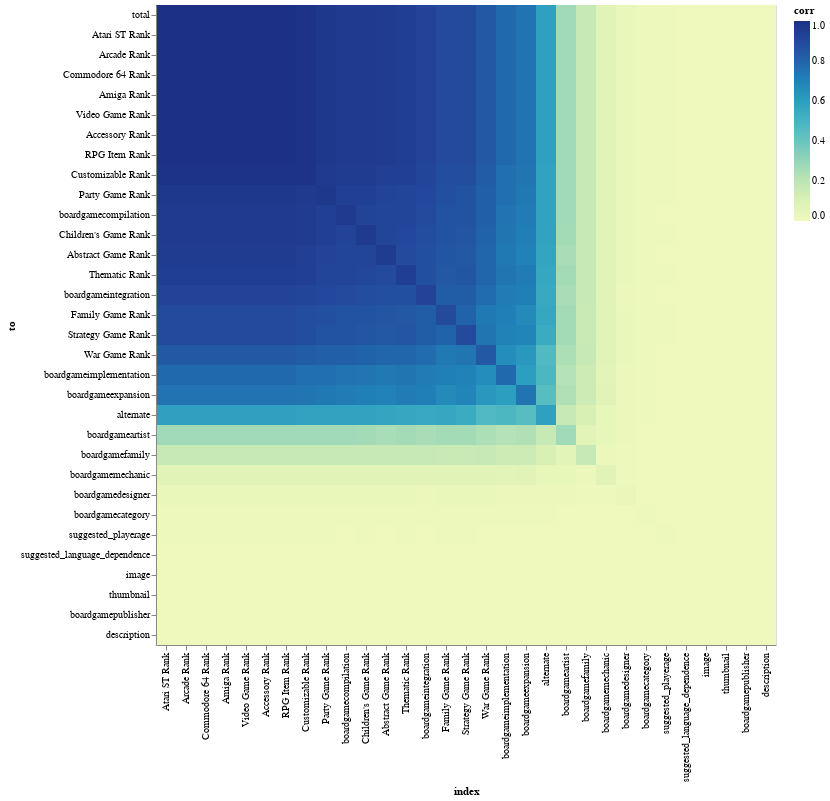

Notebook source saved alongside this figure:
### Code cell
# check how nan values are correlated
from aocutils.datascience import nan_inspect
import altair as alt
df = nan_inspect(df).reset_index()
df = df.melt('index', var_name='to', value_name='corr')
plt.figure(figsize=(15, 15))
alt.Chart(df).mark_rect().encode(
    x=alt.X('index:O',sort=alt.EncodingSortField(field="corr", op="sum", order='descending')),
    y=alt.Y('to:O',sort=alt.EncodingSortField(field="corr", op="sum", order='descending')),
    color='corr:Q'
)

### Figure 1 — Vega-Lite specification as saved in the notebook (floating-point values rounded to 4 significant figures; data arrays with more than 128 entries replaced by an {"elided": "..."} marker saying what was removed)
{"config": {"view": {"continuousWidth": 400, "continuousHeight": 300}}, "data": {"name": "data-f495b2239c0961166b3e8aa305a0597c"}, "mark": "rect", "encoding": {"color": {"type": "quantitative", "field": "corr"}, "x": {"type": "ordinal", "field": "index", "sort": {"field": "corr", "op": "sum", "order": "descending"}}, "y": {"type": "ordinal", "field": "to", "sort": {"field": "corr", "op": "sum", "order": "descending"}}}, "$schema": "https://vega.github.io/schema/vega-lite/v4.8.1.json", "datasets": {"data-f495b2239c0961166b3e8aa305a0597c": {"elided": "992 records"}}}
